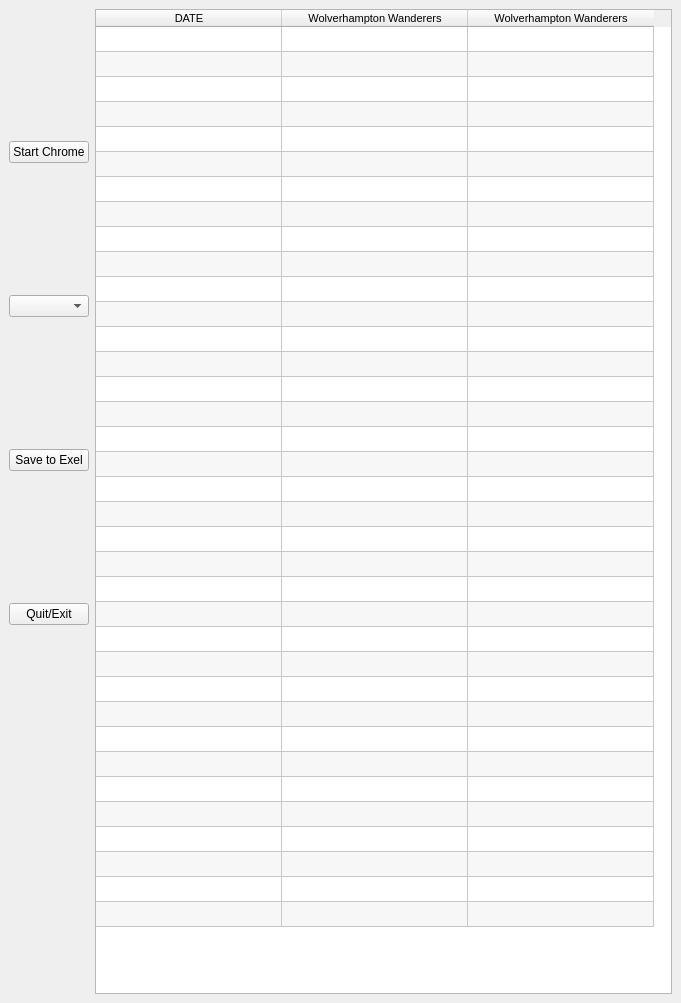
<?xml version="1.0" encoding="UTF-8"?>
<ui version="4.0">
 <class>MainWindow</class>
 <widget class="QMainWindow" name="MainWindow">
  <property name="geometry">
   <rect>
    <x>0</x>
    <y>0</y>
    <width>681</width>
    <height>1003</height>
   </rect>
  </property>
  <property name="minimumSize">
   <size>
    <width>681</width>
    <height>1003</height>
   </size>
  </property>
  <property name="maximumSize">
   <size>
    <width>681</width>
    <height>1200</height>
   </size>
  </property>
  <property name="windowTitle">
   <string>Bet - v</string>
  </property>
  <widget class="QWidget" name="centralwidget">
   <layout class="QGridLayout" name="gridLayout_2">
    <item row="0" column="0">
     <layout class="QGridLayout" name="gridLayout" rowstretch="0" rowminimumheight="0">
      <property name="sizeConstraint">
       <enum>QLayout::SetMaximumSize</enum>
      </property>
      <property name="horizontalSpacing">
       <number>6</number>
      </property>
      <property name="verticalSpacing">
       <number>0</number>
      </property>
      <item row="0" column="2">
       <widget class="QTableWidget" name="tableWidget">
        <property name="font">
         <font>
          <pointsize>8</pointsize>
         </font>
        </property>
        <property name="editTriggers">
         <set>QAbstractItemView::NoEditTriggers</set>
        </property>
        <property name="showDropIndicator" stdset="0">
         <bool>false</bool>
        </property>
        <property name="dragDropOverwriteMode">
         <bool>false</bool>
        </property>
        <property name="alternatingRowColors">
         <bool>true</bool>
        </property>
        <property name="selectionMode">
         <enum>QAbstractItemView::NoSelection</enum>
        </property>
        <property name="showGrid">
         <bool>true</bool>
        </property>
        <property name="gridStyle">
         <enum>Qt::SolidLine</enum>
        </property>
        <property name="wordWrap">
         <bool>false</bool>
        </property>
        <property name="cornerButtonEnabled">
         <bool>false</bool>
        </property>
        <property name="rowCount">
         <number>36</number>
        </property>
        <property name="columnCount">
         <number>3</number>
        </property>
        <attribute name="horizontalHeaderVisible">
         <bool>true</bool>
        </attribute>
        <attribute name="horizontalHeaderCascadingSectionResizes">
         <bool>false</bool>
        </attribute>
        <attribute name="horizontalHeaderMinimumSectionSize">
         <number>25</number>
        </attribute>
        <attribute name="horizontalHeaderDefaultSectionSize">
         <number>186</number>
        </attribute>
        <attribute name="horizontalHeaderHighlightSections">
         <bool>true</bool>
        </attribute>
        <attribute name="horizontalHeaderStretchLastSection">
         <bool>false</bool>
        </attribute>
        <attribute name="verticalHeaderVisible">
         <bool>false</bool>
        </attribute>
        <attribute name="verticalHeaderCascadingSectionResizes">
         <bool>false</bool>
        </attribute>
        <attribute name="verticalHeaderMinimumSectionSize">
         <number>25</number>
        </attribute>
        <attribute name="verticalHeaderDefaultSectionSize">
         <number>25</number>
        </attribute>
        <attribute name="verticalHeaderHighlightSections">
         <bool>true</bool>
        </attribute>
        <row/>
        <row/>
        <row/>
        <row/>
        <row/>
        <row/>
        <row/>
        <row/>
        <row/>
        <row/>
        <row/>
        <row/>
        <row/>
        <row/>
        <row/>
        <row/>
        <row/>
        <row/>
        <row/>
        <row/>
        <row/>
        <row/>
        <row/>
        <row/>
        <row/>
        <row/>
        <row/>
        <row/>
        <row/>
        <row/>
        <row/>
        <row/>
        <row/>
        <row/>
        <row/>
        <row/>
        <column>
         <property name="text">
          <string>DATE</string>
         </property>
        </column>
        <column>
         <property name="text">
          <string>Wolverhampton Wanderers</string>
         </property>
        </column>
        <column>
         <property name="text">
          <string>Wolverhampton Wanderers</string>
         </property>
        </column>
        <item row="33" column="1">
         <property name="text">
          <string/>
         </property>
        </item>
        <item row="34" column="1">
         <property name="text">
          <string/>
         </property>
        </item>
        <item row="35" column="1">
         <property name="text">
          <string/>
         </property>
        </item>
        <item row="35" column="2">
         <property name="text">
          <string/>
         </property>
        </item>
       </widget>
      </item>
      <item row="0" column="1">
       <layout class="QVBoxLayout" name="verticalLayout">
        <item>
         <widget class="QPushButton" name="start">
          <property name="text">
           <string>Start Chrome</string>
          </property>
         </widget>
        </item>
        <item>
         <widget class="QComboBox" name="comboBox"/>
        </item>
        <item>
         <widget class="QPushButton" name="save">
          <property name="text">
           <string>Save to Exel</string>
          </property>
         </widget>
        </item>
        <item>
         <widget class="QPushButton" name="quitExit">
          <property name="text">
           <string>Quit/Exit</string>
          </property>
         </widget>
        </item>
        <item>
         <widget class="QLabel" name="textLabel">
          <property name="maximumSize">
           <size>
            <width>16777215</width>
            <height>100</height>
           </size>
          </property>
          <property name="text">
           <string/>
          </property>
         </widget>
        </item>
       </layout>
      </item>
     </layout>
    </item>
   </layout>
  </widget>
 </widget>
 <resources/>
 <connections/>
</ui>
